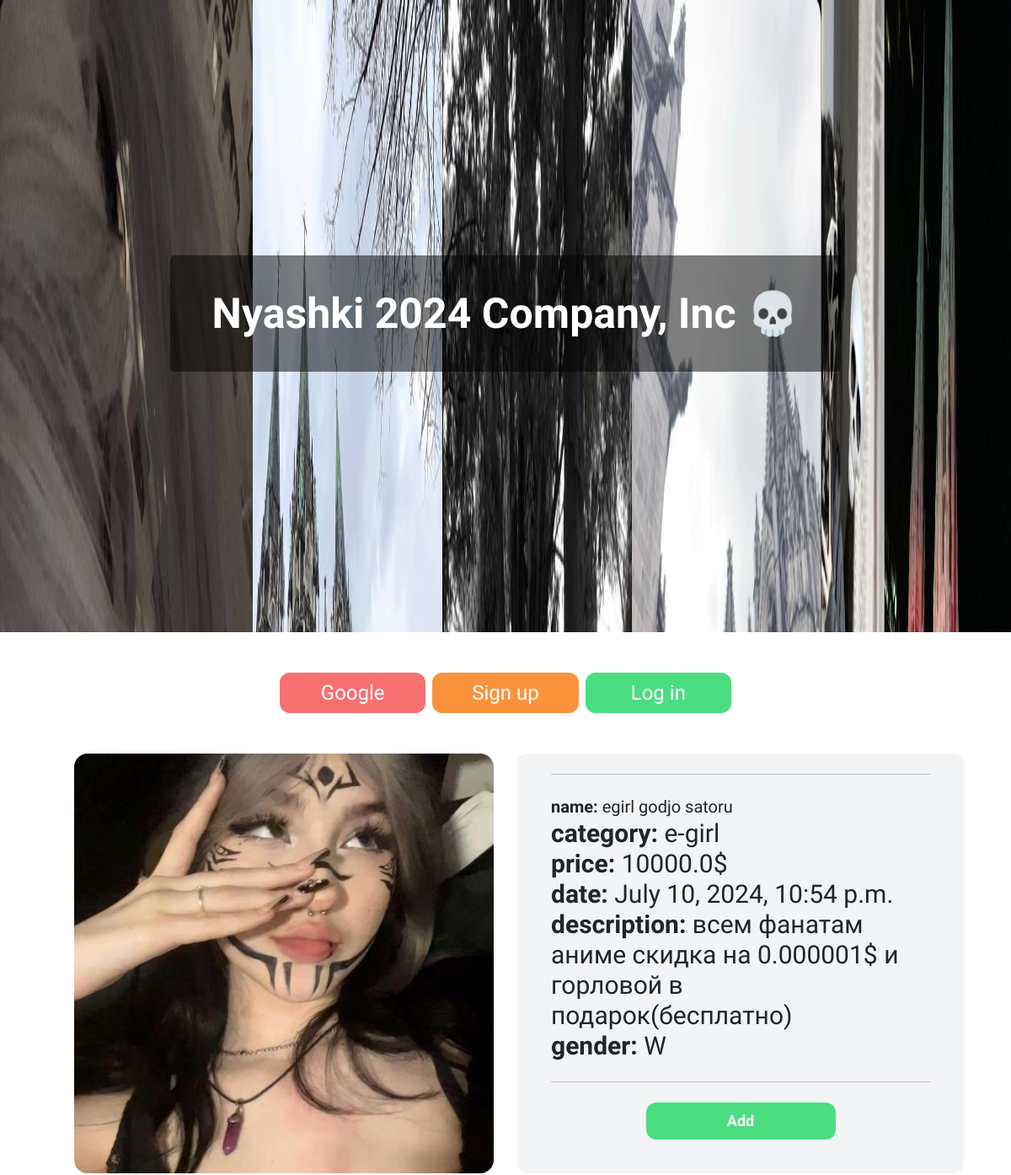
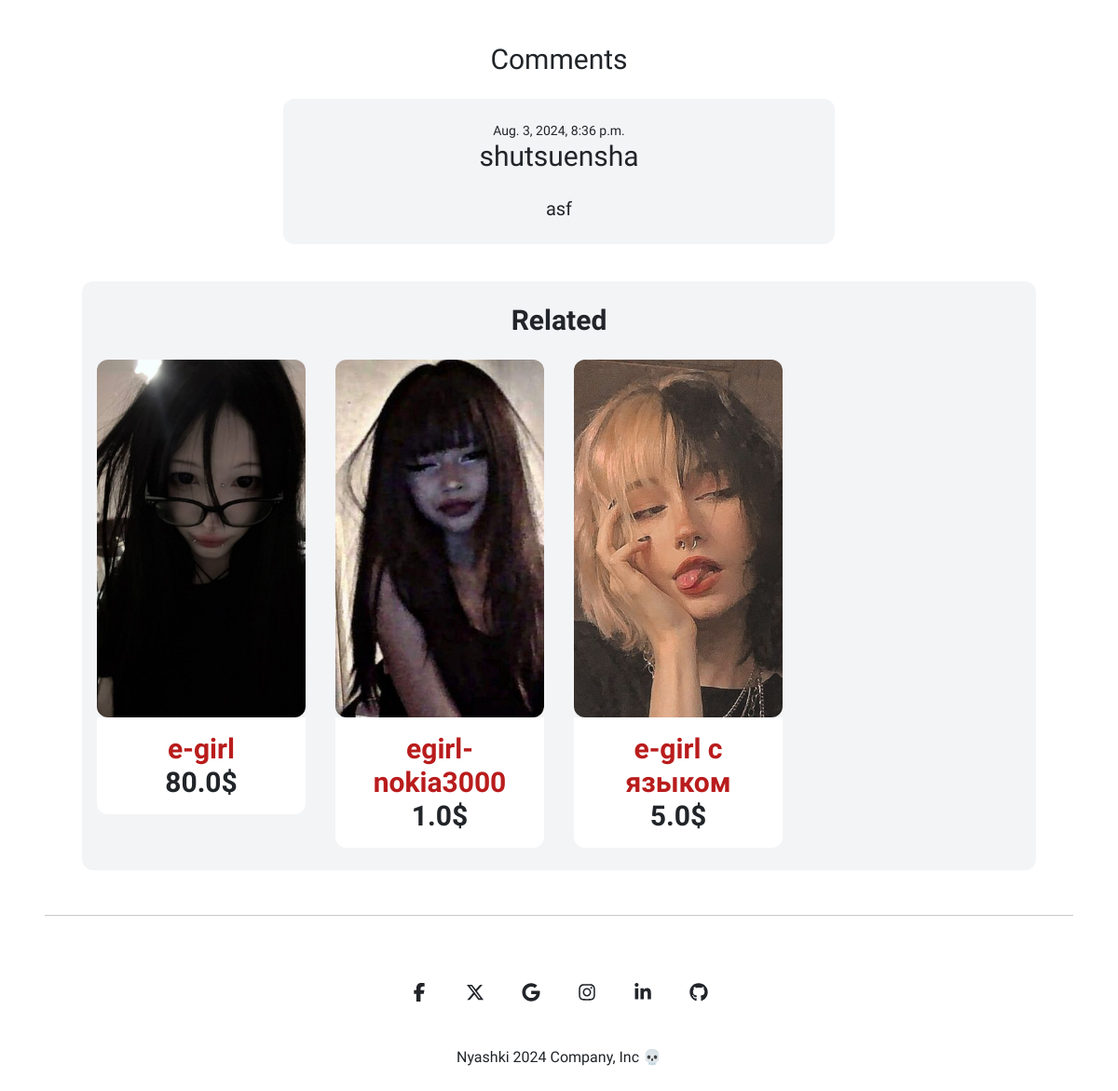
Page /items/10 on the committed database (2 pictures, top to bottom).
### item/models.py (models this page shows, shortened)
class Item(models.Model):
    category = models.ForeignKey(Category, related_name='items', on_delete=models.CASCADE)
    name = models.CharField(max_length=255)
    description = models.TextField(blank=True, null=True)
    price = models.FloatField()
    image = models.ImageField(upload_to='item_images', blank=True, null=True)
    is_sold = models.BooleanField(default=False)
    created_at = models.DateTimeField(auto_now_add=True)
    users = models.ManyToManyField(User, related_name='items', blank=True)
    gender = models.CharField(max_length=1, choices=gender_choice)
    comments = models.ManyToManyField(Comment)

class Category(models.Model):
    name = models.CharField(max_length=255)
    class Meta:
        ordering = ('name',)
        verbose_name_plural = 'Categories'
    def __str__(self):
        return self.name

class Comment(models.Model):
    user = models.ForeignKey(User, related_name='comments', on_delete=models.CASCADE)
    description = models.TextField()
    created_at = models.DateTimeField()
    class Meta:
        ordering = ('-created_at',)

### item/views.py (the view, shortened to what this page needs)
# urls.py: path('<int:pk>', views.detail, name='detail'),
def detail(request, pk, operation=None, form=None, pk_comment=None, form_edit=None, op=None, js_op=None, pisya=None):
    item = get_object_or_404(Item, pk=pk)
    related_items = Item.objects.filter(category=item.category, is_sold=False).exclude(pk=pk)
    gender = ''
    if "gender" not in request.session:
        gender = 'ALL'
    else:
        gender = request.session["gender"]
    if gender != 'ALL':
        related_items = related_items.filter(gender=gender)
    return render(request, 'item/detail.html', {
            'item': item,
            'related_items': related_items,
            'gender': gender,
            'asdad21213': True,
            'zxcasdawd': 'target-element',
            'xzcqer1e4123': False,
            'zxcasjdlqwikjeo1i23' : True
    })

### item/templates/item/detail.html (shortened to what this page needs)
{% extends 'core/base.html' %}
{% block content %}
<div class="grid grid-cols-1 md:grid-cols-2 gap-7 mt-4" id="xcvxckjvl123">
    <div class="md:ms-20">
        <a href="{% url 'item:detail' item.id %}">
            {% if item.gender == 'W'%}
                {% if item.image.url %}
                    <img src="{{ item.image.url }}" class="transition-transform duration-300 transform hover:scale-105 rounded-2xl object-contain w-full" id="detail-img">
                {% endif %}
            {% else %}
                {% if item.image.url %}
                    <img src="{{ item.image.url }}" class="transition-transform duration-300 transform hover:scale-105 rounded-2xl object-contain w-full" id="detail-img">
                {% endif %}
            {% endif %}
        </a>
    </div>
    <div class="weasfdasf me-5 px-10 py-4 bg-gray-100 rounded-xl dark:bg-zinc-500 dark:text-whitemd:me-20 transition-transform duration-300 transform hover:scale-105" id="centered">
        <hr class="dark:text-white">
        <p class="text-xl dark:text-red-50 mt-4"><strong>name: </strong>{{ item.name }}</p>
        <p class="text-xl md:text-3xl dark:text-red-50"><strong>category: </strong>{{ item.category }}</p>
        <p class="text-xl md:text-3xl dark:text-red-50"><strong>price: </strong> {{ item.price }}$</p>
        <p class="text-xl md:text-3xl dark:text-red-50"><strong>date: </strong>{{ item.created_at }}</p>
        <p class="text-xl md:text-3xl dark:text-red-50"><strong>description: </strong> {{ item.description }}</p>
        <p class="text-xl md:text-3xl dark:text-red-50 mb-4"><strong>gender: </strong> {{ item.gender }}</p>
        <hr class="dark:text-white">
        {% if not request.user.is_authenticated %}
            <a href="{% url 'item:add' item.id %}" class="block md:w-1/2 md:mx-auto text-center md:mt-6 mt-4 md:px-6 md:py-3 px-4 py-2 text-lg font-semibold bg-green-400 hover:bg-green-500 text-white rounded-xl">Add</a>
        {%endif%}
    </div>
</div>
{% if item.comments.all %}
<h1 class="mb-4 text-3xl mt-10 dark:text-white md:w-1/2 mx-auto text-center">Comments</h1>
<div class="space-y-6 md:w-1/2 mx-auto">
{% for comment in item.comments.all %}
    {%if op %}
    <div id="{{op}}" class="p-6 text-center {% if request.user == comment.user %} bg-sky-100 {% else %} bg-gray-100 dark:bg-zinc-500 dark:text-white{% endif %} rounded-xl">
    {%else%}
    <div class="p-6 text-center {% if request.user == comment.user %} bg-sky-100 {% else %} bg-gray-100 dark:bg-zinc-500 dark:text-white{% endif %} rounded-xl">
    {%endif%}
    <div {% if pk_comment == comment.id %} id="xdcfghjsdioufaos" {%endif%}>
        <p class="text-sm block">{{ comment.created_at }} </p>
    </div>
        <div>
            <div>
                <p class="text-3xl block">{{comment.user.username}} </p>
            </div>
            <div>
                <p class="mt-4 text-wrap text-xl">{{comment.description}}</p>
            </div>
        </div>
    </div>
{% endfor %}
</div>
{%endif%}
{% if related_items %}
<div class="mt-10 px-3 md:px-6 md:py-12 py-4 bg-gray-100 rounded-xl dark:bg-zinc-500 md:mx-20 transition-transform duration-300 transform hover:scale-105">
    <h2 class="mb-4 mb-8 text-3xl text-center font-bold dark:text-white">Related</h2>
    <div class="xcovixcopvi grid grid-cols-2 md:grid-cols-4 gap-8">
        {% for item in related_items %}
            <div class="transition-transform duration-300 transform hover:scale-105">
                <a href="{% url 'item:detail' item.id %}">
                    {% if item.gender == 'W'%}
                        {% if item.image.url %}
                            <img src="{{ item.image.url }}" class="zoom-image rounded-xl object-cover w-full md:h-96 h-60">
                        {% endif %}
                    {% else %}
                        {% if item.image.url %}
                            <img src="{{ item.image.url }}" class="zoom-image rounded-xl object-cover w-full md:h-96 h-60">
                        {% endif %}
                    {% endif %}
                    <div class="dfkjsdlkf p-3 bg-white rounded-b-xl md:text-center">
                            {% if item.gender == 'M'%}
                            <h2 class="md:text-3xl text-xl text-blue-700 font-semibold">{{ item.name }}</h2>
                            {% else %}
                            <h2 class="md:text-3xl text-xl text-red-700 font-semibold">{{ item.name }}</h2>
                            {% endif %}
                        <strong><p class="text-xl md:text-3xl font-semibold">{{ item.price }}$</p></strong>
                    </div>
                </a>
            </div>
        {% endfor %}
    </div>
</div>
{%endif%}
{% endblock %}

### static/core/css/main.css (style rules this page uses)
body { font-family: Comfortaa; }

### rows in the picture
Item: image (picture), name "egirl godjo satoru", category "e-girl", price "10000.0", created_at "July 10, 2024, 10:54 p.m.", description "всем фанатам аниме скидка на 0.000001$ и горловой в подарок(бесплатно)", gender "W"
Comment: created_at "Aug. 3, 2024, 8:36 p.m.", user.username "shutsuensha", description "asf"
Item: image (picture), name "e-girl", price "80.0"
Item: image (picture), name "egirl-nokia3000", price "1.0"
Item: image (picture), name "e-girl с языком", price "5.0"
